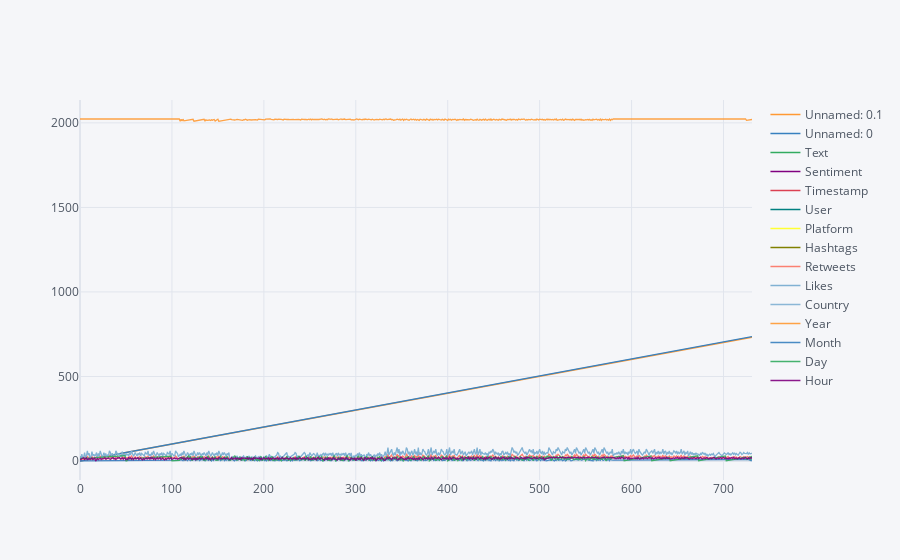

Notebook code cell kept with this figure:
### Code cell
sent_data.iplot()

### Figure 1 — Plotly figure (JSON) as saved in the notebook; plotly's stock layout.template omitted (floating-point values rounded to 4 significant figures; data arrays with more than 128 entries replaced by an {"elided": "..."} marker saying what was removed)
{"data": [{"line": {"color": "rgba(255, 153, 51, 1.0)", "dash": "solid", "shape": "linear", "width": 1.3}, "mode": "lines", "name": "Unnamed: 0.1", "text": "", "type": "scatter", "x": {"elided": "732 int values"}, "y": {"elided": "732 int values"}}, {"line": {"color": "rgba(55, 128, 191, 1.0)", "dash": "solid", "shape": "linear", "width": 1.3}, "mode": "lines", "name": "Unnamed: 0", "text": "", "type": "scatter", "x": {"elided": "732 int values"}, "y": {"elided": "732 int values"}}, {"line": {"color": "rgba(50, 171, 96, 1.0)", "dash": "solid", "shape": "linear", "width": 1.3}, "mode": "lines", "name": "Text", "text": "", "type": "scatter", "x": {"elided": "732 int values"}, "y": {"elided": "732 str values"}}, {"line": {"color": "rgba(128, 0, 128, 1.0)", "dash": "solid", "shape": "linear", "width": 1.3}, "mode": "lines", "name": "Sentiment", "text": "", "type": "scatter", "x": {"elided": "732 int values"}, "y": {"elided": "732 str values"}}, {"line": {"color": "rgba(219, 64, 82, 1.0)", "dash": "solid", "shape": "linear", "width": 1.3}, "mode": "lines", "name": "Timestamp", "text": "", "type": "scatter", "x": {"elided": "732 int values"}, "y": {"elided": "732 str values"}}, {"line": {"color": "rgba(0, 128, 128, 1.0)", "dash": "solid", "shape": "linear", "width": 1.3}, "mode": "lines", "name": "User", "text": "", "type": "scatter", "x": {"elided": "732 int values"}, "y": {"elided": "732 str values"}}, {"line": {"color": "rgba(255, 255, 51, 1.0)", "dash": "solid", "shape": "linear", "width": 1.3}, "mode": "lines", "name": "Platform", "text": "", "type": "scatter", "x": {"elided": "732 int values"}, "y": {"elided": "732 str values"}}, {"line": {"color": "rgba(128, 128, 0, 1.0)", "dash": "solid", "shape": "linear", "width": 1.3}, "mode": "lines", "name": "Hashtags", "text": "", "type": "scatter", "x": {"elided": "732 int values"}, "y": {"elided": "732 str values"}}, {"line": {"color": "rgba(251, 128, 114, 1.0)", "dash": "solid", "shape": "linear", "width": 1.3}, "mode": "lines", "name": "Retweets", "text": "", "type": "scatter", "x": {"elided": "732 int values"}, "y": {"elided": "732 int values"}}, {"line": {"color": "rgba(128, 177, 211, 1.0)", "dash": "solid", "shape": "linear", "width": 1.3}, "mode": "lines", "name": "Likes", "text": "", "type": "scatter", "x": {"elided": "732 int values"}, "y": {"elided": "732 int values"}}, {"line": {"color": "rgba(128, 177, 211, 0.8999999999999999)", "dash": "solid", "shape": "linear", "width": 1.3}, "mode": "lines", "name": "Country", "text": "", "type": "scatter", "x": {"elided": "732 int values"}, "y": {"elided": "732 str values"}}, {"line": {"color": "rgba(255, 153, 51, 0.8999999999999999)", "dash": "solid", "shape": "linear", "width": 1.3}, "mode": "lines", "name": "Year", "text": "", "type": "scatter", "x": {"elided": "732 int values"}, "y": {"elided": "732 int values"}}, {"line": {"color": "rgba(55, 128, 191, 0.8999999999999999)", "dash": "solid", "shape": "linear", "width": 1.3}, "mode": "lines", "name": "Month", "text": "", "type": "scatter", "x": {"elided": "732 int values"}, "y": {"elided": "732 int values"}}, {"line": {"color": "rgba(50, 171, 96, 0.8999999999999999)", "dash": "solid", "shape": "linear", "width": 1.3}, "mode": "lines", "name": "Day", "text": "", "type": "scatter", "x": {"elided": "732 int values"}, "y": {"elided": "732 int values"}}, {"line": {"color": "rgba(128, 0, 128, 0.8999999999999999)", "dash": "solid", "shape": "linear", "width": 1.3}, "mode": "lines", "name": "Hour", "text": "", "type": "scatter", "x": {"elided": "732 int values"}, "y": {"elided": "732 int values"}}], "layout": {"autosize": true, "legend": {"bgcolor": "#F5F6F9", "font": {"color": "#4D5663"}}, "paper_bgcolor": "#F5F6F9", "plot_bgcolor": "#F5F6F9", "title": {"font": {"color": "#4D5663"}}, "xaxis": {"autorange": true, "gridcolor": "#E1E5ED", "range": [0, 731], "showgrid": true, "tickfont": {"color": "#4D5663"}, "title": {"font": {"color": "#4D5663"}, "text": ""}, "type": "linear", "zerolinecolor": "#E1E5ED"}, "yaxis": {"autorange": true, "gridcolor": "#E1E5ED", "range": [-112.4, 2135.0], "showgrid": true, "tickfont": {"color": "#4D5663"}, "title": {"font": {"color": "#4D5663"}, "text": ""}, "type": "linear", "zerolinecolor": "#E1E5ED"}}}
